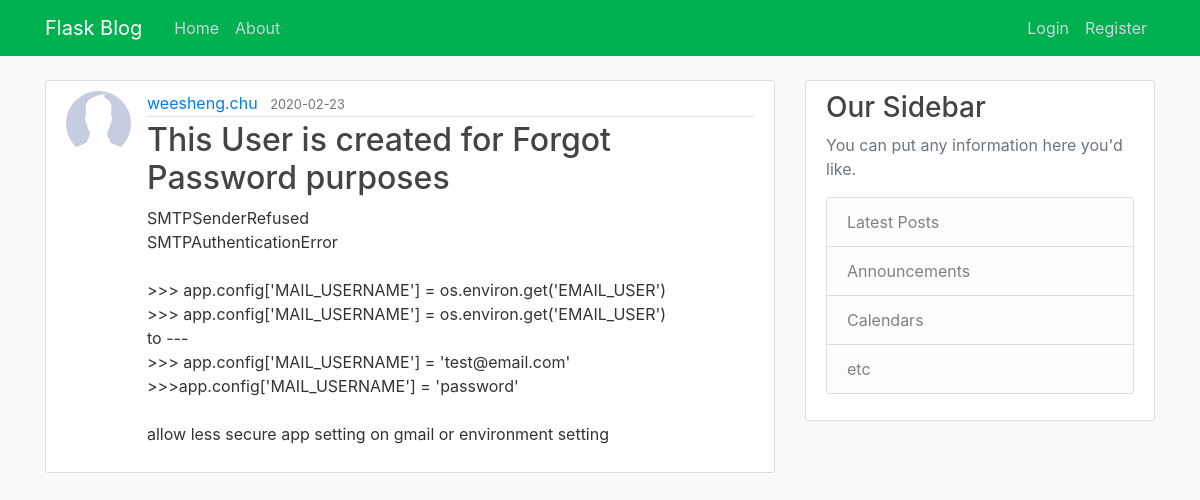
Page /post/8 on the earlier database version.
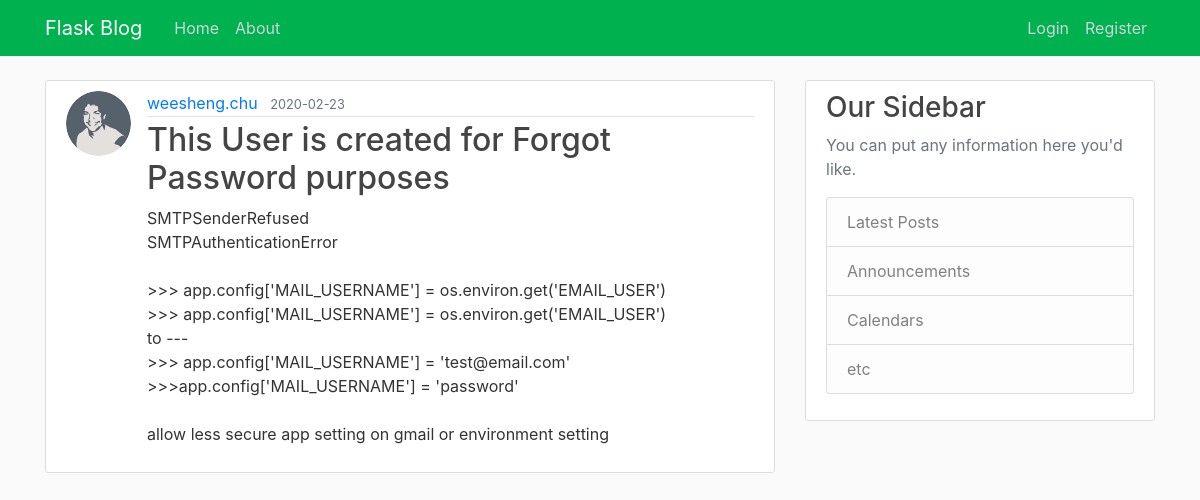
Same page on the later database version.
### flaskblog/models.py (models this page shows, shortened)
class User(db.Model, UserMixin):
    id = db.Column(db.Integer, primary_key=True)
    username = db.Column(db.String(20), unique=True, nullable=False)
    email = db.Column(db.String(120), unique=True, nullable=False)
    image_file = db.Column(db.String(20), nullable=False,
                           default='default.jpg')
    password = db.Column(db.String(60), nullable=False)
    posts = db.relationship('Post', backref='author', lazy=True)

### flaskblog/posts/routes.py (the view)
@posts.route('/post/<int:post_id>')
def post(post_id):
    post = Post.query.get_or_404(post_id)
    return render_template('post.html', title=post.title, post=post)

### flaskblog/templates/post.html (shortened to what this page needs)
{% extends "layout.html" %} {% block content %}
<article class="media content-section">
  <img class="rounded-circle article-img"
    src="{{ url_for('static', filename='profile_pics/' + post.author.image_file) }}" />
  <div class="media-body">
    <div class="article-metadata">
      <a class="mr-2"
        href="{{ url_for('users.user_posts', username=post.author.username)}}">{{ post.author.username }}</a>
      <small class="text-muted">{{ post.date_posted.strftime('%Y-%m-%d') }}</small>
    </div>
    <h2 class="article-title">{{ post.title }}</h2>
    <p class="article-content">{{ post.content }}</p>
  </div>
</article>
{% endblock content %}

Differences in the rows shown:
changed User "weesheng.chu": image_file: picture added in place of a placeholder
